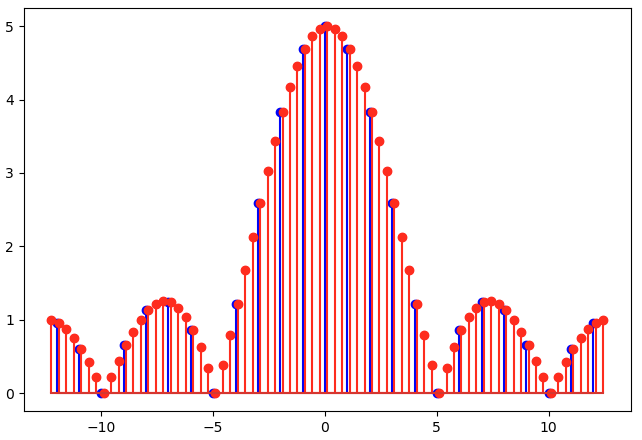

The script that drew this image:
import numpy as np
import matplotlib.pyplot as plt

N = 25
F_s = 25

x = np.zeros(N)
x[: N // 5] = 1

freq_x = np.fft.fftshift(
    np.fft.fftfreq(x.size) * F_s
)
X = np.fft.fftshift(np.fft.fft(x))

x_zp = np.pad(x, (0, 2 * N))

freq_x_zp = np.fft.fftshift(
    np.fft.fftfreq(x_zp.size) * F_s
)
X_zp = np.fft.fftshift(np.fft.fft(x_zp))

plt.stem(freq_x, np.abs(X), linefmt="b")
plt.stem(
    freq_x_zp + 0.1, np.abs(X_zp), linefmt="r"
)
plt.show()
